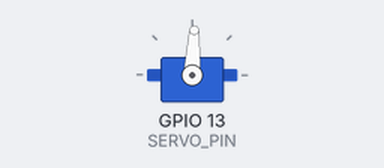
A sketch run on a simulated ESP32. On the bench: servo. Servo pulses on a pin are drawn as a servo (544–2400 µs = 0–180°); what the sketch prints to the serial monitor is not drawn.

Above: at 0.05 s.
Timing chart, 0 to 6.9 s (numbered marks = the images above):
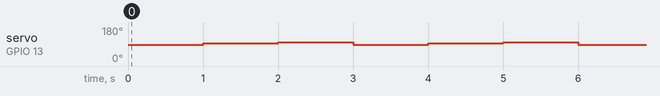

The sketch:

main.ino
```cpp
#include <Arduino.h>

static constexpr uint8_t SERVO_PIN = 13;
static constexpr uint8_t PWM_CHANNEL = 0;
static constexpr uint8_t PWM_RESOLUTION_BITS = 16;
static constexpr uint16_t PWM_FREQUENCY_HZ = 50;
static constexpr uint16_t SERVO_MIN_PULSE_US = 500;
static constexpr uint16_t SERVO_MAX_PULSE_US = 2500;
static constexpr uint32_t PWM_PERIOD_US = 1000000UL / PWM_FREQUENCY_HZ;
static constexpr uint32_t PWM_MAX_DUTY = (1UL << PWM_RESOLUTION_BITS) - 1;

uint32_t pulseUsToDuty(uint16_t pulseUs) {
    return static_cast<uint32_t>(pulseUs) * PWM_MAX_DUTY / PWM_PERIOD_US;
}

uint16_t angleToPulseUs(uint8_t angle) {
    return SERVO_MIN_PULSE_US +
           static_cast<uint32_t>(angle) *
               (SERVO_MAX_PULSE_US - SERVO_MIN_PULSE_US) / 180;
}

void setServoAngle(uint8_t angle) {
    const uint16_t pulseUs = angleToPulseUs(angle);
    ledcWrite(PWM_CHANNEL, pulseUsToDuty(pulseUs));
    Serial.printf("Servo: %u degrees (%u us)\n", angle, pulseUs);
}

void setup() {
    Serial.begin(115200);

    ledcSetup(PWM_CHANNEL, PWM_FREQUENCY_HZ, PWM_RESOLUTION_BITS);
    ledcAttachPin(SERVO_PIN, PWM_CHANNEL);
    Serial.println("MG996R sequence: 85 -> 90 -> 95 degrees");
}

void loop() {
    setServoAngle(85);
    delay(1000);

    setServoAngle(90);
    delay(1000);

    setServoAngle(95);
    delay(1000);
}
```

Measured:
- by itself, servo on GPIO 13 (SERVO_PIN): repeats every 3.0 s: 98° 1.0 s, 87° 1.0 s, 93° 1.0 s
